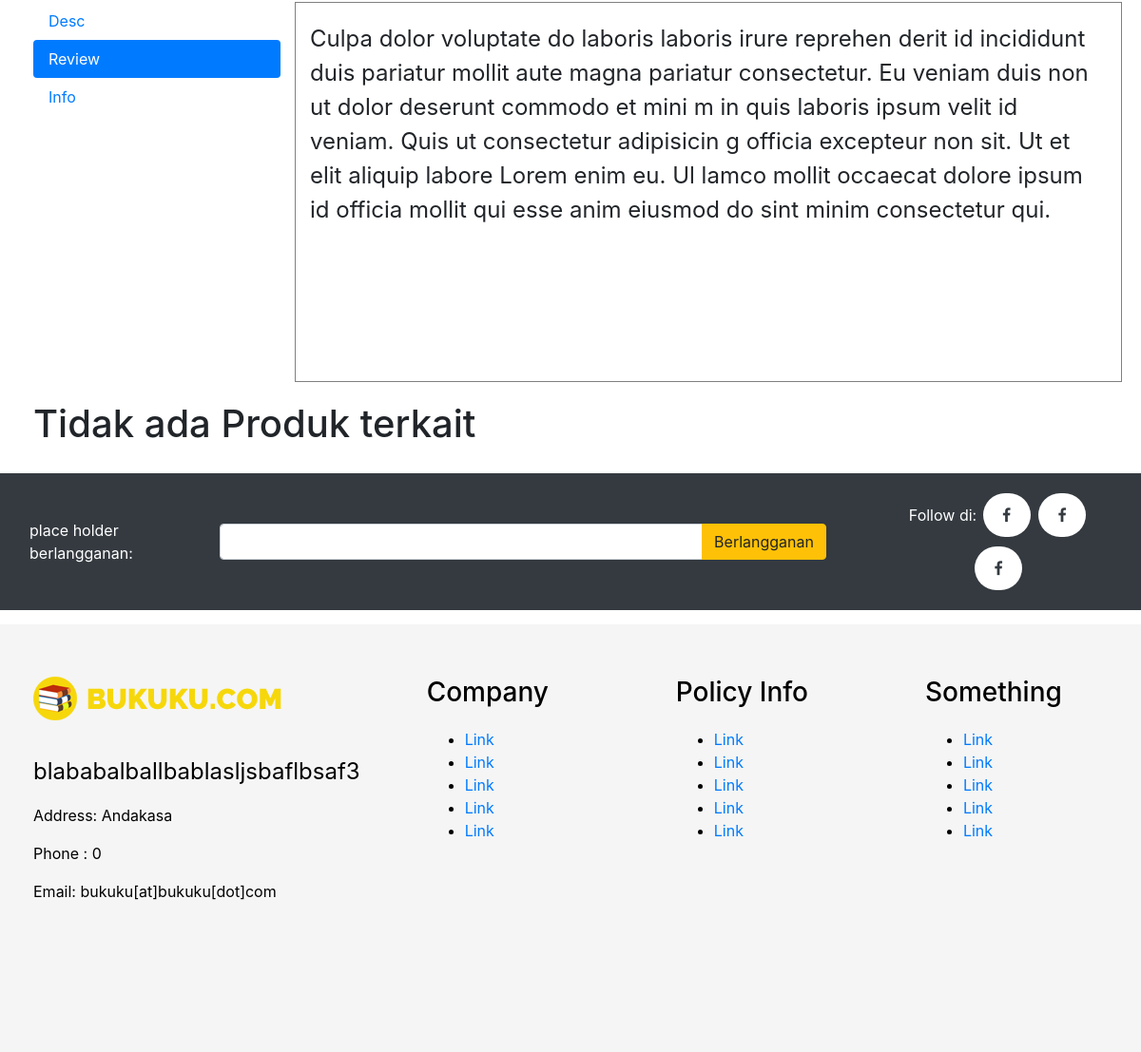
The app's page /index.php/buy (lower part), older data.
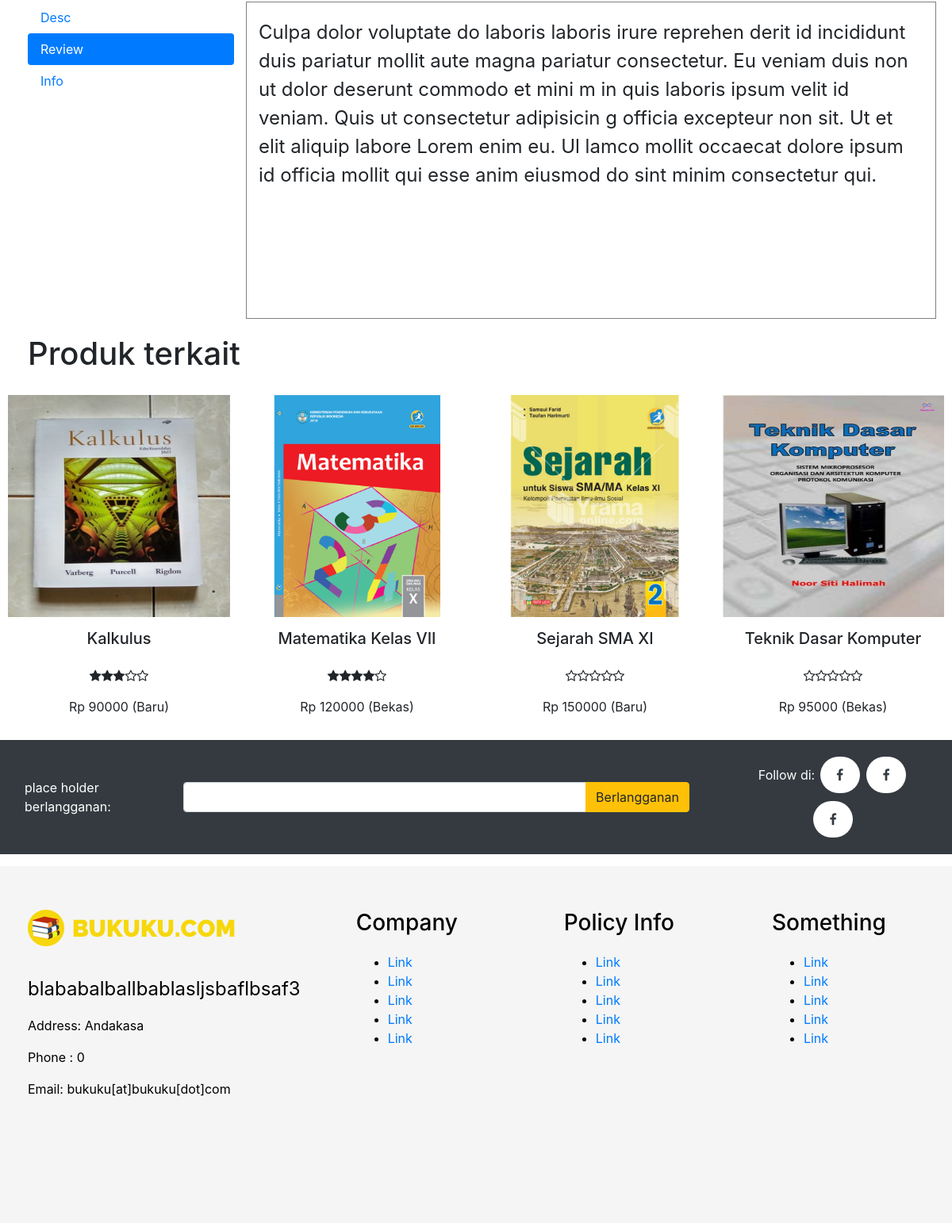
The same page, newer data.
### tables this page shows
CREATE TABLE `buku` (
  `ID_BUKU` int(11) NOT NULL,
  `JUDUL` varchar(100) NOT NULL,
  `HARGA` varchar(15) NOT NULL,
  `USERNAME` varchar(20) NOT NULL,
  `JUMLAH` int(11) NOT NULL,
  `GAMBAR` varchar(20) NOT NULL,
  `PENGARANG` varchar(15) NOT NULL,
  `DESKRIPSI` mediumtext NOT NULL,
  `KATEGORI` varchar(15) NOT NULL,
  `RATING` int(11) NOT NULL,
  `BEKAS` tinyint(1) NOT NULL
);

### application/controllers/Buy.php (called while the page is built, shortened)
<?php
class Buy extends CI_Controller {
	public function __construct()
	{
		$this->load->model("m_buku");
	}
	public function index()
	{
		$id = $this->input->get('id');
		$data = $this->m_buku->getById($id)[0];
		$related = $this->m_buku->getRelated($data['JUDUL'], $data['KATEGORI'], $data['ID_BUKU']);
		if(count($related) > 0){
			$data['related'] =  $related;
		} else {
			$rest = $this->m_buku->getRelatedRest($data['JUDUL'], $data['KATEGORI'],$data['ID_BUKU'], 4 - count($related));
			$data['related'] =  $rest;
		}
		$this->load->view('v_buy', $data);
	}
}

### index.php (called while the page is built, shortened)
<?php
require_once BASEPATH.'core/CodeIgniter.php';

### application/models/m_buku.php (called while the page is built, shortened)
<?php
class M_Buku extends CI_Model {
	public function getById($id){
		$query = $this->db->query("SELECT * FROM buku WHERE id_buku = '$id'");
		return $query->result_array();
	}
	public function getRelated($judul, $kategori, $id){
		$query = $this->db->query("SELECT * FROM buku WHERE (judul LIKE '%$judul%' OR kategori LIKE '%$kategori%') AND id_buku <> '$id' LIMIT 4");
		return $query->result_array();
	}
}

### application/views/related.php (the view, shortened to what this page needs)
<div class="terkaitSection">
                <?php
                    if($related != null){
                ?>
                <div class="row" style="margin:20px">
                    <h1>Produk terkait</h1>
                </div>
                <div class="row terpopulerChild wrapCenter">
                    <?php
                    foreach($related as $r){
                    ?>
                    <div class="col-md thumbVertical innerCenter-0">
                        <div class="row wrapCenter">
                            <img src="uploads/<?php echo $r['GAMBAR']; ?>" class="tilesVerticalThumbNail innerCenter-0" />
                        </div>
                        <div class="row desc wrapCenter">
                            <div class="innerCenter-0">
                                <h5><?php echo $r['JUDUL']; ?></h5>
                            </div>
                        </div>
                        <div class="row  wrapCenter">
                            <div class="rating innerCenter-0">
                                <?php
                                for($i = 1; $i<=5; $i++){
                                    echo (($i<=$r['RATING']) ? ('<i class="fa fa-star"></i>') : ('<i class="fa fa-star-o"></i>'));
                                }
                            ?>
                            </div>
                        </div>
                        <div class="row wrapCenter">
                            <div class="price innerCenter-0">
                                Rp <?php echo $r['HARGA']." (".($r['BEKAS']?'Bekas':'Baru').")"; ?>
                            </div>
                        </div>
                    </div>
                    <?php
                    }
                    ?>
                </div>
                <?php
                    } else {
                        ?>
                    <div class="row" style="margin:20px">
                        <h1>Tidak ada Produk terkait</h1>
                    </div>
                        <?php
                    }
                ?>
            </div>

Row changes from the older to the newer data that the page shows:
added buku: GAMBAR (picture), JUDUL "Kalkulus", RATING 3 (drawn), HARGA "90000", BEKAS "Baru"
added buku: GAMBAR (picture), JUDUL "Matematika Kelas VII", RATING 4 (drawn), HARGA "120000", BEKAS "Bekas"
added buku: GAMBAR (picture), JUDUL "Sejarah SMA XI", RATING 0 (drawn), HARGA "150000", BEKAS "Baru"
added buku: GAMBAR (picture), JUDUL "Teknik Dasar Komputer", RATING 0 (drawn), HARGA "95000", BEKAS "Bekas"
Text that changed along with them:
text no longer shown: "Tidak ada Produk terkait"
text now shown: "Produk terkait"
